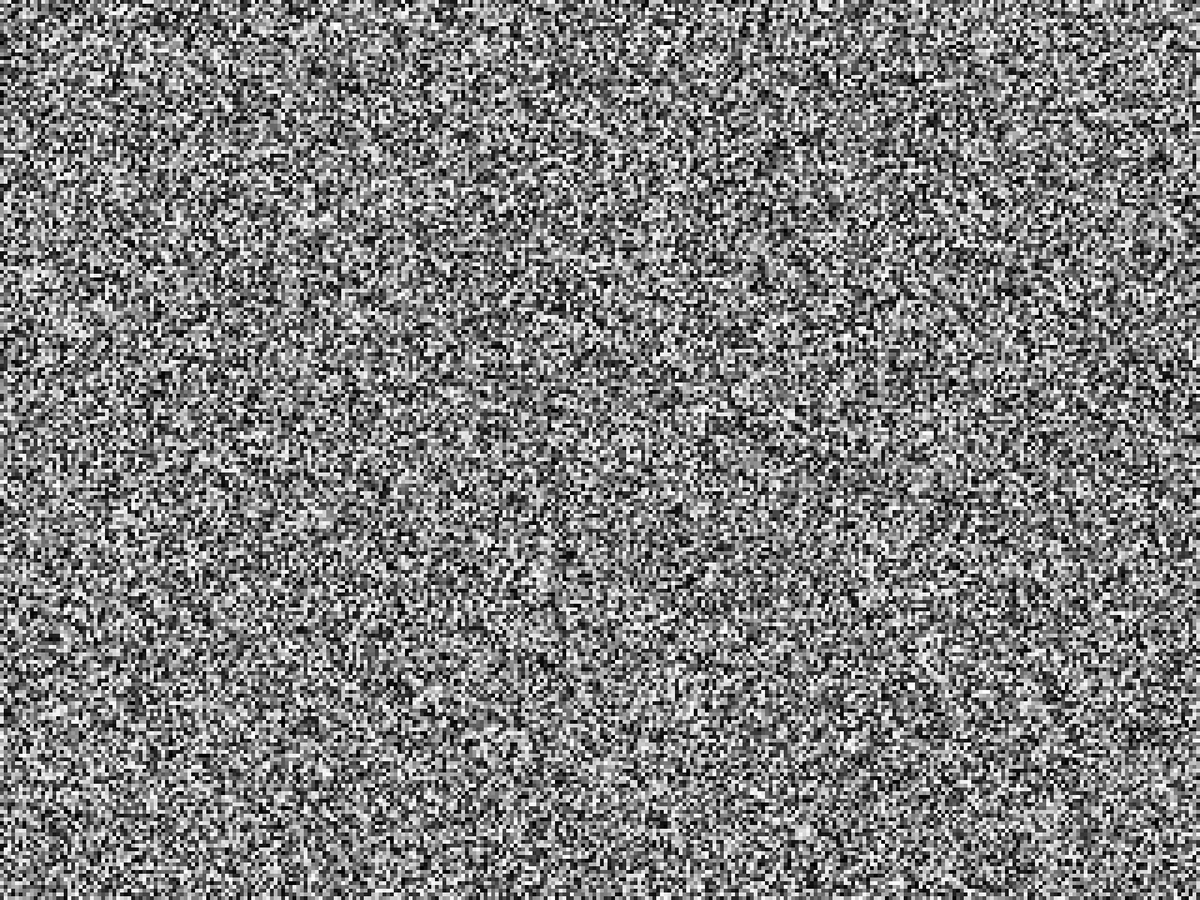
Frame 1 (no input)
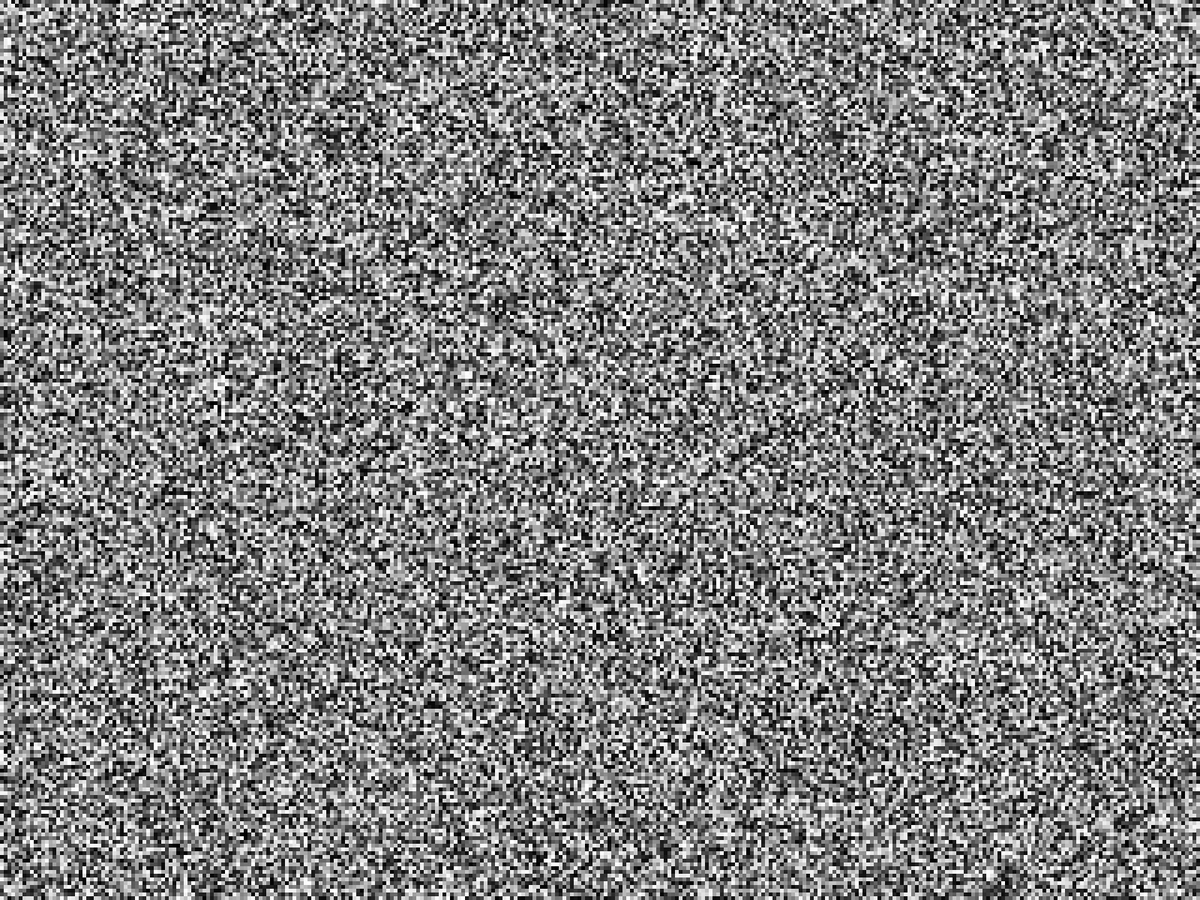
Frame 60 (the mouse pressed at the canvas centre just before this capture)
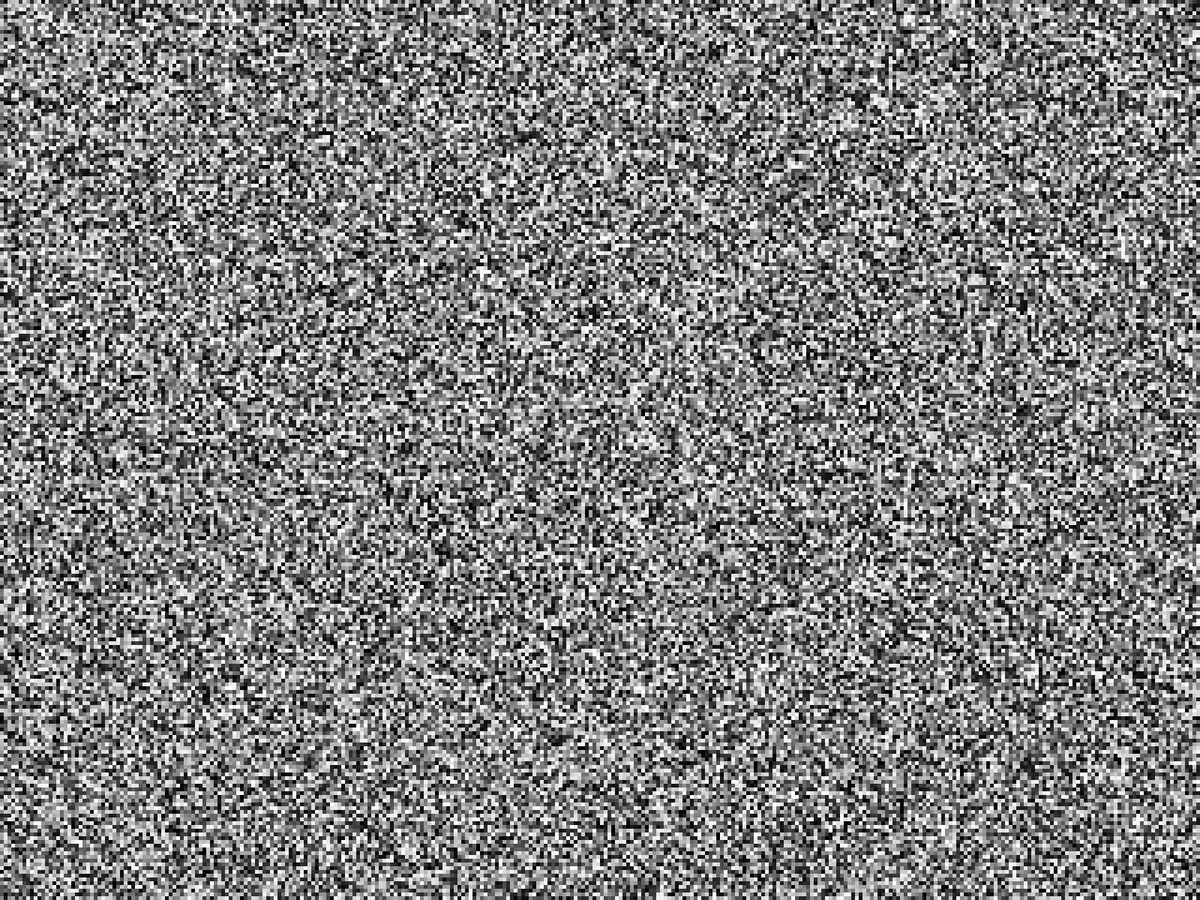
Frame 120 (the mouse held since frame 60 and released just before this capture)

The Processing sketch that drew these frames (run headless with seeded random() and noise(); from frame 60 on, the mouse is pressed at the canvas centre):

// Processing sketch: static_squares
// ── static_squares.pde
final int step = 5;

void setup() {
  fullScreen();
  //size(800, 450);
  noStroke();
}

void draw() {
  background(0);
  
  for (int x = 0; x < width; x += step) {
    for (int y = 0; y < height; y += step) {
      fill(random(255));
      rect(x, y, step, step);
    }
  }
}
